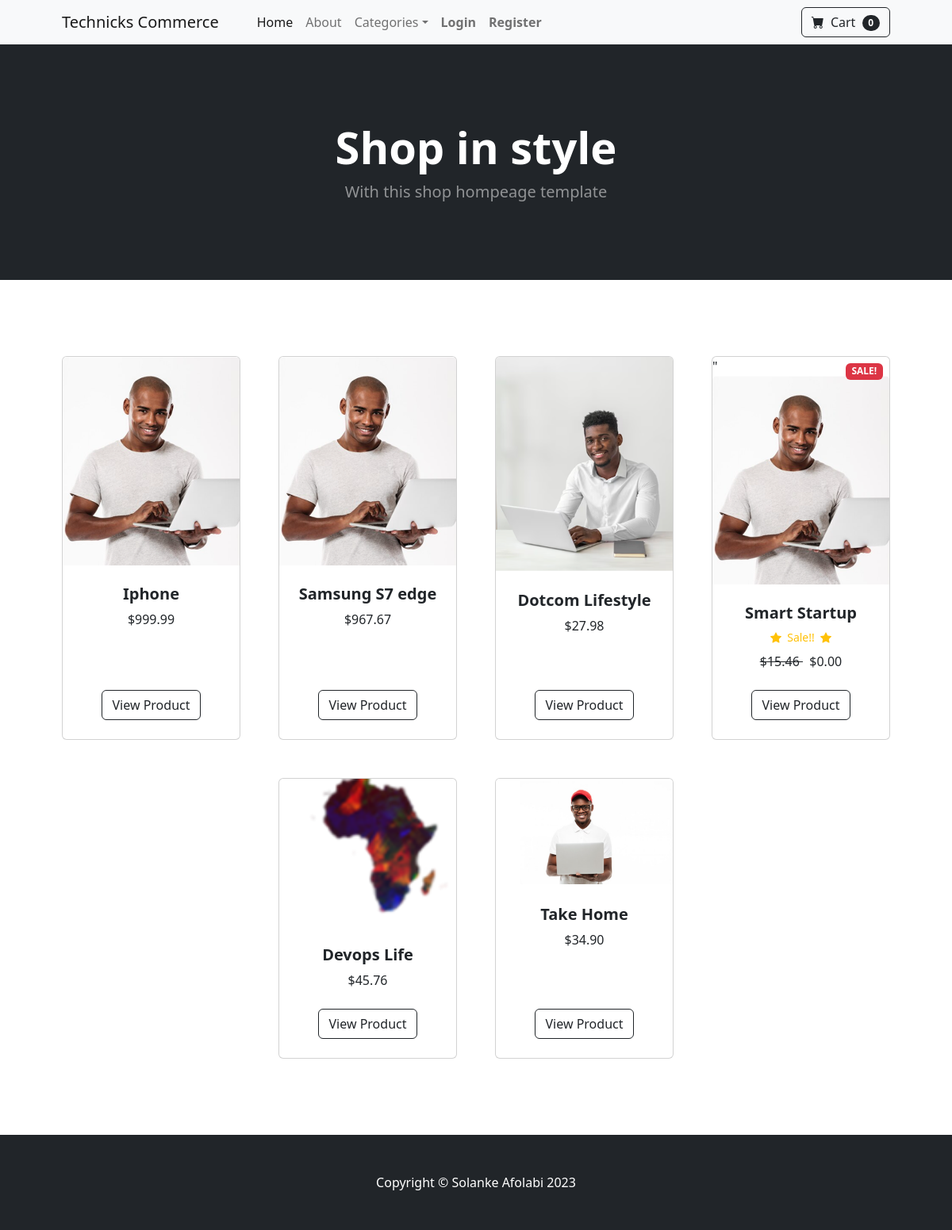
The page / on the database its author committed.
### store/models.py (models this page shows, shortened)
class Product(models.Model):
    name = models.CharField(max_length=100)
    price = models.DecimalField(default=0, decimal_places=2, max_digits=6)
    category = models.ForeignKey(Category, on_delete=models.CASCADE, default=1)
    description = models.CharField(max_length=250, default='', blank=True, null=True)
    image = models.ImageField(upload_to='uploads/product')
    is_sale = models.BooleanField(default=False)
    sale_price = models.DecimalField(default=0, decimal_places=2, max_digits=6)

### store/views.py (the view)
# urls.py: path('', views.index, name='index'),
def index(request):
    products = Product.objects.all()
    return render(request, 'index.html',  {'products':products})

### cart/cart.py (called while the page is built)
    def __len__(self):
        return len(self.cart)

### cart/context_processors.py (called while the page is built)
def cart(request):
    return {'cart':Cart(request)}

### store/templates/index.html
{% extends 'base.html' %}
    {% block content %}
        <header class="bg-dark py-5">
            <div class="container px-4 px-lg-5 my-5">
                <div class="text-center text-white">
                    <h1 class="display-4 fw-bolder">Shop in style</h1>
                    <p class="lead fw-normal text-white-50 mb-0">With this shop hompeage template</p>
                </div>
            </div>
        </header>
        <section class="py-5">
            <div class="container px-4 px-lg-5 mt-5">
                <div class="row gx-4 gx-lg-5 row-cols-2 row-cols-md-3 row-cols-xl-4 justify-content-center">
                    {% for product in products %}
                    {%if product.is_sale %}
                    <div class="col mb-5">
                        <div class="card h-100">
                               "
                            <div class="badge bg-danger text-white position-absolute" style="top: 0.5rem; right: 0.5rem;">
                                SALE!
                            </div>
                            <img class="card-img-top" src="{{ product.image.url }}" alt="..." />
                            <div class="card-body p-4">
                                <div class="text-center">
                                    <h5 class="fw-bolder">{{ product.name }}</h5>
                                    <div class="d-flex justify-content-center small text-warning mb-2">
                                        <div class="bi-star-fill"></div>
                                        &nbsp;&nbsp;Sale!!&nbsp;&nbsp;
                                        <div class="bi-star-fill"></div>
                                    </div>
                                    <strike>
                                        ${{ product.price }}
                                    </strike>&nbsp;
                                    ${{ product.sale_price }}
                                </div>
                            </div>
                            <div class="card-footer p-4 pt-0 border-top-0 bg-transparent">
                                <div class="text-center"><a class="btn btn-outline-dark mt-auto" href="{% url 'product' product.id %}">View Product</a></div>
                            </div>
                        </div>
                    </div>
                    {% else %}
                    <div class="col mb-5">
                        <div class="card h-100">
                            <img class="card-img-top" src="{{ product.image.url }}" alt="..." />
                            <div class="card-body p-4">
                                <div class="text-center">
                                    <h5 class="fw-bolder">{{ product.name }}</h5>
                                    ${{ product.price }}
                                </div>
                            </div>
                            <div class="card-footer p-4 pt-0 border-top-0 bg-transparent">
                                <div class="text-center"><a class="btn btn-outline-dark mt-auto" href="{% url 'product' product.id %}">View Product</a></div>
                            </div>
                        </div>
                    </div>
                    {% endif %}
                    {% endfor %}
        </section>
    {% endblock %}

### store/templates/base.html (shortened to what this page needs)
{% load static %}
<!DOCTYPE html>
<html lang="en">
    <head>
        <link href="https://cdn.jsdelivr.net/npm/bootstrap-icons@1.5.0/font/bootstrap-icons.css" rel="stylesheet" />
        <link href="{% static 'css/styles.css' %}" rel="stylesheet" />
    </head>
    <body>
        {% include 'navbar.html' %}
        {% block content%}
        {% endblock %}
        <footer class="py-5 bg-dark">
            <div class="container"><p class="m-0 text-center text-white">Copyright &copy; Solanke Afolabi 2023</p></div>
        </footer>
    </body>
</html>

### store/templates/navbar.html (shortened to what this page needs)
    <nav class="navbar navbar-expand-lg navbar-light bg-light">
        <div class="container px-4 px-lg-5">
            <a class="navbar-brand" href="{% url 'index' %}">Technicks Commerce</a>
            <div class="collapse navbar-collapse" id="navbarSupportedContent">
                <ul class="navbar-nav me-auto mb-2 mb-lg-0 ms-lg-4">
                    <li class="nav-item"><a class="nav-link active" aria-current="page" href="{% url 'index' %}">Home</a></li>
                    <li class="nav-item"><a class="nav-link" href="{% url 'about' %}">About</a></li>
                    <li class="nav-item dropdown">
                        <a class="nav-link dropdown-toggle" id="navbarDropdown" href="#" role="button" data-bs-toggle="dropdown" aria-expanded="false">Categories</a>
                    </li>
                    {% if user.is_authenticated %}
                    <li class="nav-item"><a class="nav-link" href="{% url 'logout' %}"><b>Logout</b></a></li>
                    {% else %}
                    <li class="nav-item"><a class="nav-link" href="{% url 'login' %}"><b>Login</b></a></li>
                    <li class="nav-item"><a class="nav-link" href="{% url 'register' %}"><b>Register</b></a></li>
                    {% endif %}
                </ul>
                <form class="d-flex">
                    <a href="{% url 'cart_summary' %}" class="btn btn-outline-dark">
                            <i class="bi-cart-fill me-1"></i>
                            Cart
                            <span class="badge bg-dark text-white ms-1 rounded-pill" id="cart_qty">{{ cart|length }}</span></a>
                </form>
            </div>
        </div>
    </nav>

### rows shown on the page
Product: image (picture), name "Iphone", price "999.99"
Product: image (picture), name "Samsung S7 edge", price "967.67"
Product: image (picture), name "Dotcom Lifestyle", price "27.98"
Product: image (picture), name "Smart Startup", price "15.46", sale_price "0.00"
Product: image (picture), name "Devops Life", price "45.76"
Product: image (picture), name "Take Home", price "34.90"

### other values the page prints
{{ cart|length }} "0"
